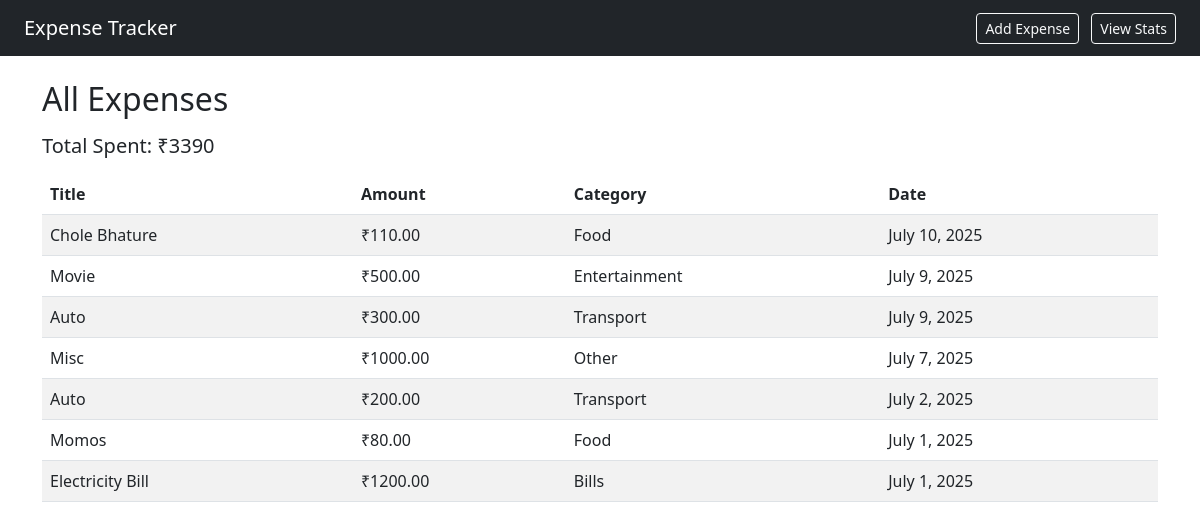
The page / on the database its author committed.
### tracker/models.py (models this page shows, shortened)
class Expense(models.Model):
    title = models.CharField(max_length=100)
    amount = models.DecimalField(max_digits=10, decimal_places=2)
    category = models.CharField(max_length=20, choices=CATEGORY_CHOICES)
    date = models.DateField()

### tracker/views.py (the view)
# urls.py: path('', views.index, name='index'),
def index(request):
    expenses = Expense.objects.all().order_by('-date')
    total = expenses.aggregate(Sum('amount'))['amount__sum'] or 0
    return render(request, 'tracker/index.html', {'expenses': expenses, 'total': total})

### tracker/templates/tracker/index.html
{% extends 'tracker/base.html' %}
{% block content %}
<h2 class="mb-3">All Expenses</h2>
<h5>Total Spent: ₹{{ total }}</h5>
<table class="table table-striped mt-3">
    <thead>
        <tr>
            <th>Title</th>
            <th>Amount</th>
            <th>Category</th>
            <th>Date</th>
        </tr>
    </thead>
    <tbody>
        {% for expense in expenses %}
        <tr>
            <td>{{ expense.title }}</td>
            <td>₹{{ expense.amount }}</td>
            <td>{{ expense.category }}</td>
            <td>{{ expense.date }}</td>
        </tr>
        {% endfor %}
    </tbody>
</table>
{% endblock %}

### tracker/templates/tracker/base.html (shortened to what this page needs)
<!DOCTYPE html>
<html>
<head>
    <link rel="stylesheet" href="https://cdn.jsdelivr.net/npm/bootstrap@5.3.0/dist/css/bootstrap.min.css">
</head>
<body>
<nav class="navbar navbar-expand-lg navbar-dark bg-dark px-4">
    <a class="navbar-brand" href="/">Expense Tracker</a>
    <div class="ms-auto">
        <a href="/add/" class="btn btn-outline-light btn-sm me-2">Add Expense</a>
        <a href="/stats/" class="btn btn-outline-light btn-sm">View Stats</a>
    </div>
</nav>
<div class="container my-4">
    {% block content %}{% endblock %}
</div>
</body>
</html>

### rows shown on the page
Expense: title "Chole Bhature", amount "110.00", category "Food", date "July 10, 2025"
Expense: title "Movie", amount "500.00", category "Entertainment", date "July 9, 2025"
Expense: title "Auto", amount "300.00", category "Transport", date "July 9, 2025"
Expense: title "Misc", amount "1000.00", category "Other", date "July 7, 2025"
Expense: title "Auto", amount "200.00", category "Transport", date "July 2, 2025"
Expense: title "Momos", amount "80.00", category "Food", date "July 1, 2025"
Expense: title "Electricity Bill", amount "1200.00", category "Bills", date "July 1, 2025"

### other values the page prints
{{ total }} "3390"
